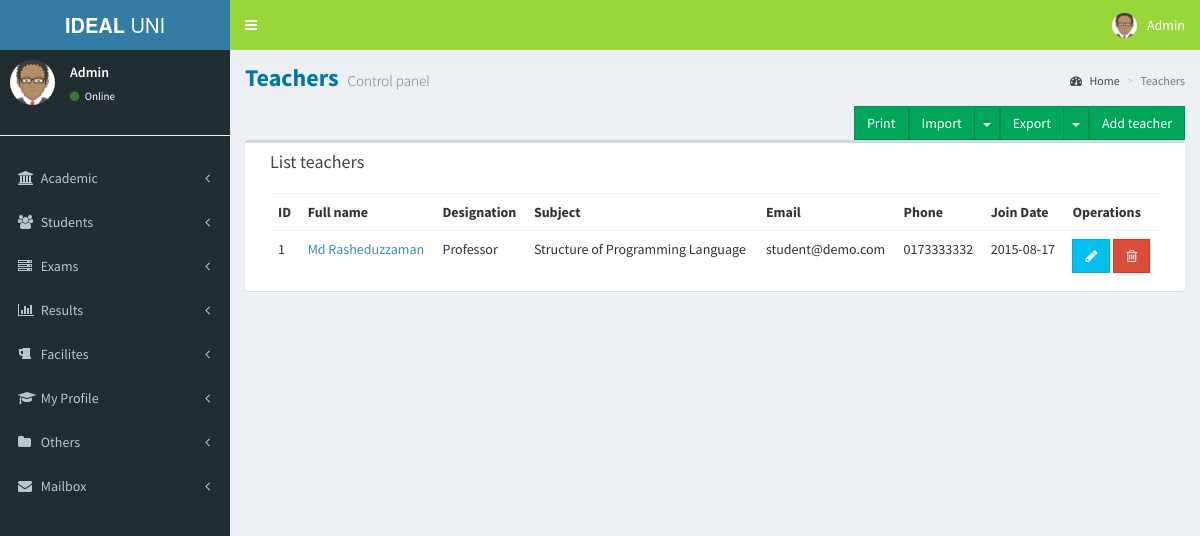
/teachers.php (signed in), run on the app's committed database.
### tables this page shows
CREATE TABLE `teacher` (
  `id` int(11) NOT NULL,
  `name` varchar(200) NOT NULL,
  `degree` text NOT NULL,
  `designation` varchar(200) NOT NULL,
  `email` varchar(200) NOT NULL,
  `password` varchar(200) NOT NULL,
  `gender` varchar(200) NOT NULL,
  `joindate` date NOT NULL,
  `address` text NOT NULL,
  `phone` varchar(200) NOT NULL,
  `subject` varchar(200) NOT NULL,
  `datetime` datetime NOT NULL
);

### teachers.php (the view, shortened to what this page needs)
<?php
include("header.php");
include("leftsidebar.php");
?>
<div class="content-wrapper">
    <section class="content-header">
        <h1>
            Teachers
            <small>Control panel</small>
        </h1>
        <ol class="breadcrumb">
            <li><a href="#"><i class="fa fa-dashboard"></i> Home</a></li>
            <li class="active">Teachers</li>
        </ol>
    </section>
    <section class="content ng-scope">
        <a href=" teachers.php?addteacher=yes"  class="floatRTL btn btn-success btn-flat pull-right marginBottom15 no-print ng-binding">Add teacher</a>
        <div class="btn-group pull-right no-print">
            <button type="button" class="btn btn-success btn-flat ng-binding">Export</button>
            <button type="button" class="btn btn-success btn-flat dropdown-toggle" data-toggle="dropdown">
                <span class="caret"></span>
            </button>
        </div>
        <div class="btn-group pull-right no-print">
            <button type="button" class="btn btn-success btn-flat ng-binding">Import</button>
            <button type="button" class="btn btn-success btn-flat dropdown-toggle" data-toggle="dropdown">
                <span class="caret"></span>
            </button>
        </div>
        <a href="javascript:window.print()" class="floatRTL btn btn-success btn-flat pull-right marginBottom15 no-print ng-binding">Print</a>
        <div class="box col-xs-12">
            <div class="box-header">
                <h3 class="box-title ng-binding">List teachers</h3>
            </div>
            <div class="box-body table-responsive">
                <table class="table table-hover">
                    <tbody><tr>
                            <th class="ng-binding">ID</th>
                            <th class="ng-binding">Full name</th>
                            <th class="ng-binding">Designation</th>
                            <th class="ng-binding">Subject</th>
                            <th class="ng-binding">Email</th>
                            <th class="ng-binding">Phone</th>
                            <th class="ng-binding">Join Date</th>
                            <th class="no-print ng-binding">Operations</th>
                        </tr>
                        <?php
                        $sql = "SELECT * FROM teacher";
                        $result = $conn->query($sql);
                        if ($result->num_rows > 0) {
                            while ($row = $result->fetch_assoc()) {
                                $id = $row["id"];
                                ?>
                                <tr total-items="totalItems" ng-repeat="teacher in teachers| itemsPerPage:20" class="ng-scope">
                                    <td class="ng-binding"><?= $row["id"]; ?></td>
                                    <td>
                                        <a href="teachers.php?id=<?= $id; ?>&viewteacher=yes" class="ng-binding"><?= $row["name"]; ?></a>
                                    </td>
                                    <td class="ng-binding"><?= $row["designation"]; ?></td>
                                    <td class="ng-binding"><?=$row["subject"]; ?></td>
                                    <td class="ng-binding"><?= $row["email"]; ?></td>
                                    <td class="ng-binding"><?= $row["phone"]; ?></td>
                                    <td class="ng-binding"><?= $row["joindate"]; ?></td>
                                    <td class="no-print">
                                        <a  href="teachers.php?id=<?= $id; ?>&editteacher=yes"  class="btn btn-info btn-flat" title="" tooltip="" data-original-title="Edit"><i class="fa fa-pencil"></i></a>
                                        <a href="teachers.php?id=<?= $id; ?>&deleteteacher=yes" type="button" class="btn btn-danger btn-flat" title="" tooltip="" data-original-title="Remove"><i class="fa fa-trash-o"></i></a>
                                    </td>
                                </tr>
        <?php
    }
} else {
    echo ' <tr   class="ng-hide"><td class="noTableData ng-binding" colspan="5">No Teacher</td></tr>';
}
?>
                    </tbody></table>
            </div>
        </div>
    </section>
</div>
<?php
include("footer.php");
?>

### data on the page
teacher: id "1", name "Md Rasheduzzaman", designation "Professor", subject "Structure of Programming Language", email "student@demo.com", phone "0173333332", joindate "2015-08-17"

### other printed values
$LOGIN_NAME "Admin"
